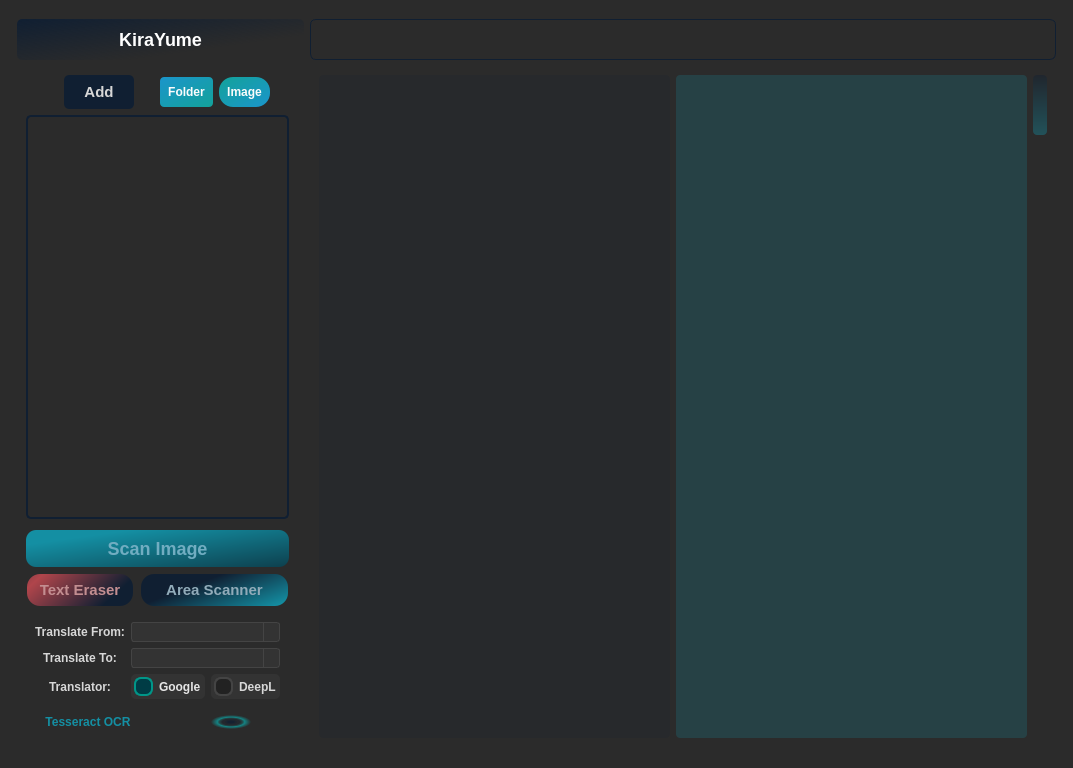
<?xml version="1.0" encoding="UTF-8"?>
<ui version="4.0">
 <author>Vyoxa</author>
 <class>MainWindow</class>
 <widget class="QMainWindow" name="MainWindow">
  <property name="windowModality">
   <enum>Qt::NonModal</enum>
  </property>
  <property name="geometry">
   <rect>
    <x>0</x>
    <y>0</y>
    <width>1073</width>
    <height>768</height>
   </rect>
  </property>
  <property name="windowTitle">
   <string>MainWindow</string>
  </property>
  <property name="styleSheet">
   <string notr="true">QMainWindow {

    background-color: #2b2b2b;

    color: #e0e0e0;

}


QMenuBar {

    background-color: #3b3b3b;

    color: #e0e0e0;

}


QMenuBar::item {

    spacing: 3px;

    padding: 2px 10px;

    background-color: #3b3b3b;

    color: #e0e0e0;

}


QMenuBar::item:selected {

    background-color: #4b4b4b;

}


QMenu {

    background-color: #3b3b3b;

    color: #e0e0e0;

    border: 1px solid #4b4b4b;

}


QMenu::item {

    background-color: #3b3b3b;

    color: #e0e0e0;

    padding: 5px 10px;

}


QMenu::item:selected {

    background-color: #4b4b4b;

}


QToolTip {

    background-color: #3b3b3b;

    color: #e0e0e0;

    border: 1px solid #4b4b4b;

}


QAbstractItemView {

    background-color: #3b3b3b;

    color: #e0e0e0;

    alternate-background-color: #4b4b4b;

    gridline-color: #4b4b4b;

}


QAbstractItemView::item {

    background-color: transparent;

    color: #e0e0e0;

    selection-background-color: #4b4b4b;

}


QAbstractItemView::item:selected {

    background-color: #4b4b4b;

    color: #e0e0e0;

}


QAbstractItemView::item:hover {

    background-color: #4b4b4b;

}


QAbstractItemView::item:selected:hover {

    background-color: #5b5b5b;

}


QAbstractItemView::item:pressed {

    background-color: #5b5b5b;

}


QAbstractItemView::section {

    background-color: #3b3b3b;

    color: #e0e0e0;

    border-top: 1px solid #4b4b4b;

}


QAbstractItemView::section:selected {

    background-color: #4b4b4b;

}


QAbstractItemView::section:selected:hover {

    background-color: #5b5b5b;

}


QAbstractItemView::section:selected:pressed {

    background-color: #5b5b5b;

}


QAbstractItemView::indicator {

    width: 16px;

    height: 16px;

}


QAbstractItemView::indicator:unchecked {

    image: url(:/images/checkbox-unchecked.png);

}


QAbstractItemView::indicator:checked {

    image: url(:/images/checkbox-checked.png);

}


QAbstractItemView::indicator:indeterminate {

    image: url(:/images/checkbox-indeterminate.png);

}


QAbstractItemView::indicator:hover {

    image: url(:/images/checkbox-unchecked-hover.png);

}


QAbstractItemView::indicator:checked:hover {

    image: url(:/images/checkbox-checked-hover.png);

}


QAbstractItemView::indicator:indeterminate:hover {

    image: url(:/images/checkbox-indeterminate-hover.png);

}


QAbstractItemView::indicator:pressed {

    image: url(:/images/checkbox-unchecked-pressed.png);

}


QAbstractItemView::indicator:checked:pressed {

    image: url(:/images/checkbox-checked-pressed.png);

}


QAbstractItemView::indicator:indeterminate:pressed {

    image: url(:/images/checkbox-indeterminate-pressed.png);

}


QAbstractItemView::sub</string>
  </property>
  <widget class="QWidget" name="centralwidget">
   <property name="styleSheet">
    <string notr="true">QWidget {
    background-color: #2b2b2b;
    color: #e0e0e0;
}


QWidget:disabled {
    color: #808080;
}

</string>
   </property>
   <layout class="QGridLayout" name="gridLayout">
    <item row="1" column="0" rowspan="3">
     <spacer name="verticalSpacer_2">
      <property name="orientation">
       <enum>Qt::Vertical</enum>
      </property>
      <property name="sizeHint" stdset="0">
       <size>
        <width>8</width>
        <height>40</height>
       </size>
      </property>
     </spacer>
    </item>
    <item row="1" column="6" rowspan="4">
     <spacer name="verticalSpacer">
      <property name="orientation">
       <enum>Qt::Vertical</enum>
      </property>
      <property name="sizeHint" stdset="0">
       <size>
        <width>8</width>
        <height>2</height>
       </size>
      </property>
     </spacer>
    </item>
    <item row="0" column="3">
     <spacer name="horizontalSpacer">
      <property name="orientation">
       <enum>Qt::Horizontal</enum>
      </property>
      <property name="sizeHint" stdset="0">
       <size>
        <width>40</width>
        <height>10</height>
       </size>
      </property>
     </spacer>
    </item>
    <item row="1" column="1" colspan="2">
     <widget class="QPushButton" name="KiraYumeCredits_button">
      <property name="styleSheet">
       <string notr="true">QPushButton {
    background-color: qlineargradient(spread:pad, x1:0, y1:0, x2:1, y2:1, stop:0 #101f32, stop:0.7 rgba(43, 43, 43, 0)); 
    border: none;
    color: white;
    padding: 10px 20px;
    text-align: center;
    text-decoration: none;
    font-size: 18px;
    font-weight: bold;
	border-radius: 5px;
    border-width: 1px;
}

QPushButton:hover {
    background-color: qlineargradient(spread:pad, x1:0, y1:0, x2:1, y2:1, stop:0 #101f32, stop:0.85 rgba(43, 43, 43, 0)); 
}

QPushButton:pressed {
    background-color: qlineargradient(spread:pad, x1:0, y1:0, x2:1, y2:1, stop:0 #101f32, stop:0.7 rgba(22, 43, 70, 10)); 
}
</string>
      </property>
      <property name="text">
       <string>KiraYume</string>
      </property>
      <property name="icon">
       <iconset>
        <normaloff>../../assets/AppIcon128.png</normaloff>../../assets/AppIcon128.png</iconset>
      </property>
      <property name="iconSize">
       <size>
        <width>45</width>
        <height>45</height>
       </size>
      </property>
     </widget>
    </item>
    <item row="2" column="1">
     <widget class="QFrame" name="frame_4">
      <property name="sizePolicy">
       <sizepolicy hsizetype="Minimum" vsizetype="Minimum">
        <horstretch>0</horstretch>
        <verstretch>0</verstretch>
       </sizepolicy>
      </property>
      <property name="styleSheet">
       <string notr="true">QFrame {
	border: none;
    padding: 0px;
    margin: 0px; 
}</string>
      </property>
      <property name="frameShape">
       <enum>QFrame::StyledPanel</enum>
      </property>
      <property name="frameShadow">
       <enum>QFrame::Raised</enum>
      </property>
      <layout class="QGridLayout" name="gridLayout_4">
       <item row="8" column="0" colspan="6">
        <widget class="QFrame" name="frame_3">
         <property name="frameShape">
          <enum>QFrame::StyledPanel</enum>
         </property>
         <property name="frameShadow">
          <enum>QFrame::Raised</enum>
         </property>
         <layout class="QGridLayout" name="gridLayout_3">
          <item row="2" column="0">
           <widget class="QLabel" name="label_4">
            <property name="styleSheet">
             <string notr="true">QLabel {
	color: #d7d7d7;
	font-weight: bold;
}</string>
            </property>
            <property name="text">
             <string>Translate From:</string>
            </property>
            <property name="alignment">
             <set>Qt::AlignCenter</set>
            </property>
           </widget>
          </item>
          <item row="3" column="0">
           <widget class="QLabel" name="label_5">
            <property name="styleSheet">
             <string notr="true">QLabel {
	color: #d7d7d7;
	font-weight: bold;
}</string>
            </property>
            <property name="text">
             <string>Translate To:</string>
            </property>
            <property name="alignment">
             <set>Qt::AlignCenter</set>
            </property>
           </widget>
          </item>
          <item row="4" column="0">
           <widget class="QLabel" name="label">
            <property name="styleSheet">
             <string notr="true">QLabel {
	color: #d7d7d7;
	font-weight: bold;
}</string>
            </property>
            <property name="text">
             <string>Translator:</string>
            </property>
            <property name="alignment">
             <set>Qt::AlignCenter</set>
            </property>
           </widget>
          </item>
          <item row="2" column="1" colspan="2">
           <widget class="QComboBox" name="language_from_combobox">
            <property name="styleSheet">
             <string notr="true">QComboBox {
	color: #d7d7d7;
	font-weight: bold;
    border: 1px solid #444;
    border-radius: 3px;
    padding: 1px 18px 1px 3px;
    min-width: 6em;
    background: #333;
    color: #fff;
    outline: none;
}

QComboBox:hover {
    border-color: #666;
}

QComboBox:focus {
    border-color: #009688;
}

QComboBox:drop-down {
    subcontrol-origin: padding;
    subcontrol-position: top right;
    width: 15px;
    border-left-width: 1px;
    border-left-color: #444;
    border-left-style: solid;
    border-top-right-radius: 3px;
    border-bottom-right-radius: 3px;
    background: #333;
}

QComboBox:down-arrow {
    image: url(assets/edit.png);
    width: 10px;
    height: 10px;
}

QComboBox QAbstractItemView {
    border: 1px solid #444;
    background-color: #333;
    selection-background-color: #003c45;
    selection-color: #fff;
    outline: none;
}

QComboBox QAbstractItemView::item {
    color: #fff;
    outline: none;
}

QComboBox QAbstractItemView::item:selected {
    background: #003c45;
    color: #fff;
    outline: none;
}

QScrollBar {
  background: #2b2b2b;  
  border-radius: 5px;  
}

QScrollBar::handle {
  background: qlineargradient(spread:pad, x1:0, y1:0, x2:0, y2:1, stop:0 rgba(16, 31, 50, 100), stop:1 rgba(20, 143, 163, 100));  
  border-radius: 4px;
  opacity: 0.8;
  width: 8px;  
}

QScrollBar::add-line, QScrollBar::sub-line {
  width: 0px;
  height: 0px;
  margin: 0px;
}

QScrollBar::sub-page, QScrollBar::add-page {
  background: #2b2b2b;
}</string>
            </property>
           </widget>
          </item>
          <item row="4" column="2">
           <widget class="QRadioButton" name="deepl_radio_button">
            <property name="styleSheet">
             <string notr="true">QRadioButton {
	color: #d7d7d7;
    background-color: #333;
    padding: 3px;
    border-radius: 5px;
	font-weight: bold;
}

QRadioButton::indicator {
    width: 15px;
    height: 15px;
    border-radius: 7px;
    border: 2px solid #444;
    background: #222;
}

QRadioButton::indicator:checked {
    border: 2px solid #009688;
    background: #003c45;
}

QRadioButton::indicator:unchecked:hover {
    border: 2px solid #666;
}

QRadioButton::indicator:checked:hover {
    border: 2px solid #33a89f;
}

QRadioButton:focus {
    outline: none;
}</string>
            </property>
            <property name="text">
             <string>DeepL</string>
            </property>
           </widget>
          </item>
          <item row="4" column="1">
           <widget class="QRadioButton" name="google_radio_button">
            <property name="styleSheet">
             <string notr="true">QRadioButton {
	color: #E5E5E5;
    background-color: #333;
    padding: 3px;
    border-radius: 5px;
	font-weight: bold;
}

QRadioButton::indicator {
    width: 15px;
    height: 15px;
    border-radius: 7px;
    border: 2px solid #444;
    background: #222;
}

QRadioButton::indicator:checked {
    border: 2px solid #009688;
    background: #003c45;
}

QRadioButton::indicator:unchecked:hover {
    border: 2px solid #666;
}

QRadioButton::indicator:checked:hover {
    border: 2px solid #33a89f;
}

QRadioButton:focus {
    outline: none;
}</string>
            </property>
            <property name="text">
             <string>Google</string>
            </property>
            <property name="checked">
             <bool>true</bool>
            </property>
           </widget>
          </item>
          <item row="3" column="1" colspan="2">
           <widget class="QComboBox" name="language_to_combobox">
            <property name="styleSheet">
             <string notr="true">QComboBox {
	color: #d7d7d7;
	font-weight: bold;
    border: 1px solid #444;
    border-radius: 3px;
    padding: 1px 18px 1px 3px;
    min-width: 6em;
    background: #333;
    color: #fff;
    outline: none;
}

QComboBox:hover {
    border-color: #666;
}

QComboBox:focus {
    border-color: #009688;
}

QComboBox:drop-down {
    subcontrol-origin: padding;
    subcontrol-position: top right;
    width: 15px;
    border-left-width: 1px;
    border-left-color: #444;
    border-left-style: solid;
    border-top-right-radius: 3px;
    border-bottom-right-radius: 3px;
    background: #333;
}

QComboBox:down-arrow {
    image: url(assets/edit.png);
    width: 10px;
    height: 10px;
}

QComboBox QAbstractItemView {
    border: 1px solid #444;
    background-color: #333;
    selection-background-color: #003c45;
    selection-color: #fff;
    outline: none;
}

QComboBox QAbstractItemView::item {
    color: #fff;
    outline: none;
}

QComboBox QAbstractItemView::item:selected {
    background: #003c45;
    color: #fff;
    outline: none;
}

QScrollBar {
  background: #2b2b2b;  
  border-radius: 5px;  
}

QScrollBar::handle {
  background: qlineargradient(spread:pad, x1:0, y1:0, x2:0, y2:1, stop:0 rgba(16, 31, 50, 100), stop:1 rgba(20, 143, 163, 100));  
  border-radius: 4px;
  opacity: 0.8;
  width: 8px;  
}

QScrollBar::add-line, QScrollBar::sub-line {
  width: 0px;
  height: 0px;
  margin: 0px;
}

QScrollBar::sub-page, QScrollBar::add-page {
  background: #2b2b2b;
}</string>
            </property>
           </widget>
          </item>
          <item row="5" column="2">
           <widget class="QLabel" name="tess_activity">
            <property name="maximumSize">
             <size>
              <width>50</width>
              <height>50</height>
             </size>
            </property>
            <property name="styleSheet">
             <string notr="true">QLabel {
	background-color: qradialgradient(spread:pad, cx:0.5, cy:0.5, radius:0.5, fx:0.5, fy:0.5, stop:0.149254 rgba(16, 31, 50, 206), stop:0.328358 rgba(16, 31, 50, 80), stop:0.442786 rgba(16, 31, 50, 80), stop:0.572139 rgba(20, 132, 132, 80), stop:0.686567 rgba(20, 132, 132, 250), stop:1 rgba(255, 255, 255, 0));
	border-radius: 20px;
	margin-top: 10px;
	margin-right: 10px;
}</string>
            </property>
            <property name="text">
             <string/>
            </property>
           </widget>
          </item>
          <item row="5" column="0" colspan="2">
           <widget class="QPushButton" name="tess_settings_button">
            <property name="enabled">
             <bool>true</bool>
            </property>
            <property name="sizePolicy">
             <sizepolicy hsizetype="Fixed" vsizetype="Fixed">
              <horstretch>0</horstretch>
              <verstretch>0</verstretch>
             </sizepolicy>
            </property>
            <property name="cursor">
             <cursorShape>PointingHandCursor</cursorShape>
            </property>
            <property name="toolTip">
             <string>Tesseract OCR Settings Menu</string>
            </property>
            <property name="statusTip">
             <string/>
            </property>
            <property name="whatsThis">
             <string/>
            </property>
            <property name="layoutDirection">
             <enum>Qt::LeftToRight</enum>
            </property>
            <property name="styleSheet">
             <string notr="true">QPushButton {
	color: #148fa3;
    background-color: none;
    border: none;
	margin-top: 10px;
	font-weight: bold;
}
</string>
            </property>
            <property name="text">
             <string>   Tesseract OCR</string>
            </property>
            <property name="icon">
             <iconset>
              <normaloff>../../assets/TesseractSettings128.png</normaloff>../../assets/TesseractSettings128.png</iconset>
            </property>
            <property name="iconSize">
             <size>
              <width>40</width>
              <height>40</height>
             </size>
            </property>
            <property name="checkable">
             <bool>false</bool>
            </property>
            <property name="checked">
             <bool>false</bool>
            </property>
           </widget>
          </item>
         </layout>
        </widget>
       </item>
       <item row="0" column="0">
        <widget class="QPushButton" name="settings_button">
         <property name="sizePolicy">
          <sizepolicy hsizetype="Fixed" vsizetype="Fixed">
           <horstretch>0</horstretch>
           <verstretch>0</verstretch>
          </sizepolicy>
         </property>
         <property name="cursor">
          <cursorShape>PointingHandCursor</cursorShape>
         </property>
         <property name="toolTip">
          <string>Settings Menu</string>
         </property>
         <property name="styleSheet">
          <string notr="true">QPushButton {
    background-color: none;
    border: none;
}
</string>
         </property>
         <property name="text">
          <string/>
         </property>
         <property name="icon">
          <iconset>
           <normaloff>../../assets/settings125.png</normaloff>../../assets/settings125.png</iconset>
         </property>
         <property name="iconSize">
          <size>
           <width>45</width>
           <height>40</height>
          </size>
         </property>
         <property name="checkable">
          <bool>false</bool>
         </property>
        </widget>
       </item>
       <item row="7" column="0" colspan="2">
        <widget class="QPushButton" name="eraser_button">
         <property name="enabled">
          <bool>false</bool>
         </property>
         <property name="styleSheet">
          <string notr="true">QPushButton {
	color: #d7d7d7;
    background-color: qlineargradient(spread:reflect, x1:0, y1:0.466, x2:1, y2:0.801136, stop:0 #b0454b, stop:0.8 #101f32);
    border: 1px solid rgba(0, 0, 0, 0);
    padding: 6px 2px;
    text-align: center;
    text-decoration: none;
    font-size: 15px;
    font-weight: bold;
    border-radius: 14px;
    border-width: 2px;
}

QPushButton:hover {
    background-color: qlineargradient(spread:reflect, x1:0, y1:0.466, x2:1, y2:0.801136, stop:0 #b0454b, stop:1 #101f32);
}

QPushButton:pressed {
    background-color: #b0454b;
}

QPushButton:disabled {
	color: #c38e91;
}
</string>
         </property>
         <property name="text">
          <string>Text Eraser</string>
         </property>
        </widget>
       </item>
       <item row="0" column="1">
        <widget class="QPushButton" name="import_file_button">
         <property name="enabled">
          <bool>true</bool>
         </property>
         <property name="sizePolicy">
          <sizepolicy hsizetype="Fixed" vsizetype="Fixed">
           <horstretch>0</horstretch>
           <verstretch>0</verstretch>
          </sizepolicy>
         </property>
         <property name="toolTip">
          <string>Add new folder/images</string>
         </property>
         <property name="styleSheet">
          <string notr="true">QPushButton {
    background-color: #101f32;
    border: none;
    color: #d7d7d7;
    padding: 8px 20px;
    text-align: center;
    text-decoration: none;
    font-size: 15px;
    font-weight: bold;
    border-radius: 5px;
    border-width: 3px;
    min-width: 1em;
    min-height: 1em;
}

QPushButton:hover {
    background-color: #172e4a;
}

QPushButton:pressed {
    background-color: #0d1929;
}
</string>
         </property>
         <property name="text">
          <string>Add</string>
         </property>
         <property name="flat">
          <bool>false</bool>
         </property>
        </widget>
       </item>
       <item row="6" column="0" colspan="6">
        <widget class="QPushButton" name="translate_button">
         <property name="enabled">
          <bool>false</bool>
         </property>
         <property name="font">
          <font>
           <pointsize>-1</pointsize>
           <weight>75</weight>
           <bold>true</bold>
           <underline>false</underline>
           <strikeout>false</strikeout>
          </font>
         </property>
         <property name="toolTip">
          <string>Scans &amp; translates entire image</string>
         </property>
         <property name="autoFillBackground">
          <bool>false</bool>
         </property>
         <property name="styleSheet">
          <string notr="true">QPushButton {
	color: #d7d7d7;
    background-color: qlineargradient(spread:pad, x1:0, y1:0, x2:1, y2:1, stop:0.2 #148fa3, stop:1 #0d404e); 
    border: none;
    padding: 8px 2px;
    text-align: center;
    text-decoration: none;
    font-size: 18px;
    font-weight: bold;
    border-radius: 10px;
    border-width: 2px;
    min-width: 8em;
    margin-top: 5px;  
}


QPushButton:hover {
	color: #b7b7b7;
    background-color: qlineargradient(spread:pad, x1:0, y1:0, x2:1, y2:1, stop:0.2 #107282, stop:1 #0a333e); 
}

QPushButton:pressed {
	color: #898989;
    background-color: qlineargradient(spread:pad, x1:0, y1:0, x2:1, y2:1, stop:0.2 #0d5b68, stop:1 #082932); 
}

QPushButton:disabled {
	color: #71adc1;
}
</string>
         </property>
         <property name="text">
          <string>Scan Image</string>
         </property>
         <property name="checkable">
          <bool>false</bool>
         </property>
         <property name="checked">
          <bool>false</bool>
         </property>
         <property name="autoDefault">
          <bool>false</bool>
         </property>
         <property name="default">
          <bool>false</bool>
         </property>
         <property name="flat">
          <bool>false</bool>
         </property>
        </widget>
       </item>
       <item row="5" column="0" colspan="6">
        <widget class="QTreeView" name="selection_tree_UI">
         <property name="layoutDirection">
          <enum>Qt::LeftToRight</enum>
         </property>
         <property name="styleSheet">
          <string notr="true">QTreeView {
            border: 2px solid #101f32;
            border-radius: 5px; 
            background-color: #2b2b2b;
            padding: 6px 6px;
        	margin-top: 0px;
        }

        QTreeView::item:hover {
            background-color: #4d4d4d;  
        }

        QTreeView::item:selected {
            background-color: #13a29a;
            border-radius: 4px;
        }


        QTreeView::branch:has-siblings:!adjoins-item {
            border-image: url(assets/stylesheet-vline.png) 0;
        }

        QTreeView::branch:has-siblings:adjoins-item {
            border-image: url(assets/stylesheet-branch-more.png) 0;
        }

        QTreeView::branch:!has-children:!has-siblings:adjoins-item {
            border-image: url(assets/stylesheet-branch-end.png) 0;
        }

        QTreeView::branch:has-children:!has-siblings:closed,
        QTreeView::branch:closed:has-children:has-siblings {
            border-image: none;
            image: url(assets/stylesheet-branch-closed.png);
        }

        QTreeView::branch:open:has-children:!has-siblings,
        QTreeView::branch:open:has-children:has-siblings  {
            border-image: none;
            image: url(assets/stylesheet-branch-open.png);
        }

        QScrollBar {
          background: #2b2b2b;  
          border-radius: 5px;  
        }

        QScrollBar::handle {
          background: qlineargradient(spread:pad, x1:0, y1:0, x2:0, y2:1, stop:0 rgba(16, 31, 50, 100), stop:1 rgba(20, 143, 163, 100));  
          border-radius: 4px;
          opacity: 0.8;
          width: 5px;  
        }

        QScrollBar::add-line, QScrollBar::sub-line {
          width: 0px;
          height: 0px;
          margin: 0px;
        }

        QScrollBar::sub-page, QScrollBar::add-page {
          background: #2b2b2b;
        }</string>
         </property>
         <property name="verticalScrollBarPolicy">
          <enum>Qt::ScrollBarAlwaysOff</enum>
         </property>
         <property name="horizontalScrollBarPolicy">
          <enum>Qt::ScrollBarAlwaysOff</enum>
         </property>
         <property name="editTriggers">
          <set>QAbstractItemView::NoEditTriggers</set>
         </property>
         <property name="dragEnabled">
          <bool>false</bool>
         </property>
         <property name="alternatingRowColors">
          <bool>false</bool>
         </property>
         <property name="selectionMode">
          <enum>QAbstractItemView::SingleSelection</enum>
         </property>
         <property name="selectionBehavior">
          <enum>QAbstractItemView::SelectRows</enum>
         </property>
         <property name="autoExpandDelay">
          <number>-1</number>
         </property>
         <property name="indentation">
          <number>15</number>
         </property>
         <property name="uniformRowHeights">
          <bool>false</bool>
         </property>
         <property name="animated">
          <bool>true</bool>
         </property>
         <property name="wordWrap">
          <bool>true</bool>
         </property>
         <property name="expandsOnDoubleClick">
          <bool>true</bool>
         </property>
         <attribute name="headerVisible">
          <bool>false</bool>
         </attribute>
         <attribute name="headerStretchLastSection">
          <bool>true</bool>
         </attribute>
        </widget>
       </item>
       <item row="7" column="2" colspan="4">
        <widget class="QPushButton" name="scanner_button">
         <property name="enabled">
          <bool>false</bool>
         </property>
         <property name="styleSheet">
          <string notr="true">QPushButton {
	color: #d7d7d7;
    background-color: qlineargradient(spread:reflect, x1:0, y1:0.420318, x2:0.955224, y2:0.966, stop:0.25 #101f32, stop:1 #148fa3);
    border: 1px solid rgba(0, 0, 0, 0);
    padding: 6px 2px;
    text-align: center;
    text-decoration: none;
    font-size: 15px;
    font-weight: bold;
    border-radius: 14px;
    border-width: 2px;
}

QPushButton:hover {    
	background-color: qlineargradient(spread:reflect, x1:0, y1:0.420318, x2:0.955224, y2:0.966, stop:0.1 #101f32, stop:1 #148fa3);
}

QPushButton:pressed {
	background-color: #148fa3;
}

QPushButton:disabled {
	color: #91abb9;
}
</string>
         </property>
         <property name="text">
          <string>Area Scanner</string>
         </property>
        </widget>
       </item>
       <item row="0" column="3">
        <widget class="QPushButton" name="import_folder_button">
         <property name="sizePolicy">
          <sizepolicy hsizetype="Fixed" vsizetype="Fixed">
           <horstretch>0</horstretch>
           <verstretch>0</verstretch>
          </sizepolicy>
         </property>
         <property name="toolTip">
          <string/>
         </property>
         <property name="styleSheet">
          <string notr="true">QPushButton {
	color: #fcfcfc;
    background-color: qlineargradient(spread:pad, x1:0, y1:0, x2:1, y2:1, stop:0 #1b95cb, stop:1 #13a29a); 
    padding: 8px;
    border-radius: 4px;
    font-weight: bold;
}

QPushButton:hover {
    background-color: qlineargradient(spread:pad, x1:0, y1:0, x2:1, y2:1, stop:0 #0d6e69, stop:1 #146f97); 
}

QPushButton:pressed {
    background-color: qlineargradient(spread:pad, x1:0, y1:0, x2:1, y2:1, stop:0 #063b38, stop:1 #0d4964); 
}</string>
         </property>
         <property name="text">
          <string>Folder</string>
         </property>
        </widget>
       </item>
       <item row="0" column="4">
        <widget class="QPushButton" name="import_image_button">
         <property name="sizePolicy">
          <sizepolicy hsizetype="Fixed" vsizetype="Fixed">
           <horstretch>0</horstretch>
           <verstretch>0</verstretch>
          </sizepolicy>
         </property>
         <property name="toolTip">
          <string/>
         </property>
         <property name="styleSheet">
          <string notr="true">QPushButton {
	color: #fcfcfc;
    background-color:qlineargradient(spread:pad, x1:0, y1:0, x2:1, y2:1, stop:0 #13a29a, stop:1 #1b95cb); 
    padding: 8px;
    border-radius: 14px;
    font-weight: bold;
}

QPushButton:hover {
    background-color: qlineargradient(spread:pad, x1:0, y1:0, x2:1, y2:1, stop:0 #146f97, stop:1 #0d6e69); 
}

QPushButton:pressed {
    background-color: qlineargradient(spread:pad, x1:0, y1:0, x2:1, y2:1, stop:0 #0d4964, stop:1 #063b38); 
}</string>
         </property>
         <property name="text">
          <string>Image</string>
         </property>
        </widget>
       </item>
      </layout>
     </widget>
    </item>
    <item row="2" column="3">
     <widget class="QFrame" name="frame_5">
      <property name="styleSheet">
       <string notr="true">QFrame {
	border: none;
}</string>
      </property>
      <property name="frameShape">
       <enum>QFrame::StyledPanel</enum>
      </property>
      <property name="frameShadow">
       <enum>QFrame::Raised</enum>
      </property>
      <layout class="QGridLayout" name="gridLayout_5">
       <item row="1" column="0">
        <widget class="ImageViewer" name="ImageViewerORIGINAL">
         <property name="cursor" stdset="0">
          <cursorShape>ArrowCursor</cursorShape>
         </property>
         <property name="mouseTracking">
          <bool>false</bool>
         </property>
         <property name="styleSheet">
          <string notr="true">QGraphicsView {
  background-color: rgba(23, 34, 48, 55);  
  color: #d3d3d3;  
  border-radius: 4px;
}

QScrollBar {
  background: #2b2b2b;  
  border-radius: 5px;  
}

QScrollBar::handle {
  background: qlineargradient(spread:pad, x1:0, y1:0, x2:0, y2:1, stop:0 rgba(16, 31, 50, 100), stop:1 rgba(20, 143, 163, 100));  
  border-radius: 4px;
  opacity: 0.8;
  width: 8px;  
}

QScrollBar::add-line, QScrollBar::sub-line {
  width: 0px;
  height: 0px;
  margin: 0px;
}

QScrollBar::sub-page, QScrollBar::add-page {
  background: #2b2b2b;
}</string>
         </property>
         <property name="verticalScrollBarPolicy">
          <enum>Qt::ScrollBarAsNeeded</enum>
         </property>
         <property name="sizeAdjustPolicy">
          <enum>QAbstractScrollArea::AdjustIgnored</enum>
         </property>
        </widget>
       </item>
       <item row="1" column="1">
        <widget class="ImageViewer" name="ImageViewerTRANSLATED">
         <property name="styleSheet">
          <string notr="true">QGraphicsView {
  background-color: rgba(20, 143, 163, 55);  
  color: #2a1f2e;  
  border-radius: 4px;
}

QScrollBar {
  background: #2b2b2b;  
  border-radius: 5px;  
}

QScrollBar::handle {
  background: qlineargradient(spread:pad, x1:0, y1:0, x2:0, y2:1, stop:0 rgba(16, 31, 50, 100), stop:1 rgba(20, 143, 163, 100));  
  border-radius: 4px;
  opacity: 0.8;
  width: 8px;  
}

QScrollBar::add-line, QScrollBar::sub-line {
  width: 0px;
  height: 0px;
  margin: 0px;
}

QScrollBar::sub-page, QScrollBar::add-page {
  background: #2b2b2b;
}

</string>
         </property>
         <property name="verticalScrollBarPolicy">
          <enum>Qt::ScrollBarAsNeeded</enum>
         </property>
         <property name="sizeAdjustPolicy">
          <enum>QAbstractScrollArea::AdjustIgnored</enum>
         </property>
        </widget>
       </item>
       <item row="1" column="2">
        <widget class="QScrollBar" name="SyncSB">
         <property name="sizePolicy">
          <sizepolicy hsizetype="Fixed" vsizetype="Minimum">
           <horstretch>0</horstretch>
           <verstretch>0</verstretch>
          </sizepolicy>
         </property>
         <property name="styleSheet">
          <string notr="true">QScrollBar {
  background: #2b2b2b;  
  border-radius: 5px;  
}

QScrollBar::handle {
  background: qlineargradient(spread:pad, x1:0, y1:0, x2:0, y2:1, stop:0 rgba(16, 31, 50, 100), stop:1 rgba(20, 143, 163, 100));  
  border-radius: 4px;
  opacity: 0.8;
  width: 8px;  
}

QScrollBar::add-line, QScrollBar::sub-line {
  width: 0px;
  height: 0px;
  margin: 0px;
}

QScrollBar::sub-page, QScrollBar::add-page {
  background: #2b2b2b;
}</string>
         </property>
         <property name="orientation">
          <enum>Qt::Vertical</enum>
         </property>
        </widget>
       </item>
      </layout>
     </widget>
    </item>
    <item row="1" column="3">
     <widget class="QLabel" name="information">
      <property name="cursor">
       <cursorShape>ArrowCursor</cursorShape>
      </property>
      <property name="styleSheet">
       <string notr="true">QLabel {
	font-weight: bold;
	color: #d7d7d7;
    background-color: none;
    border: 1px solid #101f32;
    padding: 5px; 
    font-size: 14px;
    border-radius: 6px; 
}
</string>
      </property>
      <property name="text">
       <string/>
      </property>
      <property name="alignment">
       <set>Qt::AlignCenter</set>
      </property>
      <property name="wordWrap">
       <bool>true</bool>
      </property>
     </widget>
    </item>
   </layout>
  </widget>
 </widget>
 <customwidgets>
  <customwidget>
   <class>ImageViewer</class>
   <extends>QGraphicsView</extends>
   <header>core.ImageViewer</header>
  </customwidget>
 </customwidgets>
 <resources/>
 <connections/>
</ui>
